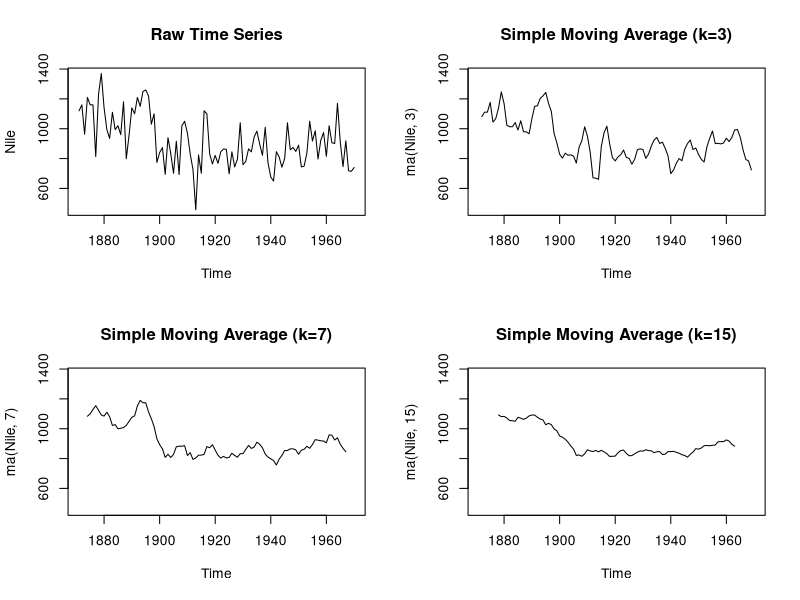

This figure's R source:
# Moving Average
library(forecast)
data(Nile)
opar <- par(no.readonly = T)
par(mfrow = c(2,2))
ylim <- c(min(Nile), max(Nile))
plot(Nile, main = "Raw Time Series")
plot(ma(Nile,3), main = "Simple Moving Average (k=3)", ylim = ylim)
plot(ma(Nile,7), main = "Simple Moving Average (k=7)", ylim = ylim)
plot(ma(Nile,15), main = "Simple Moving Average (k=15)", ylim = ylim)
par(opar)
